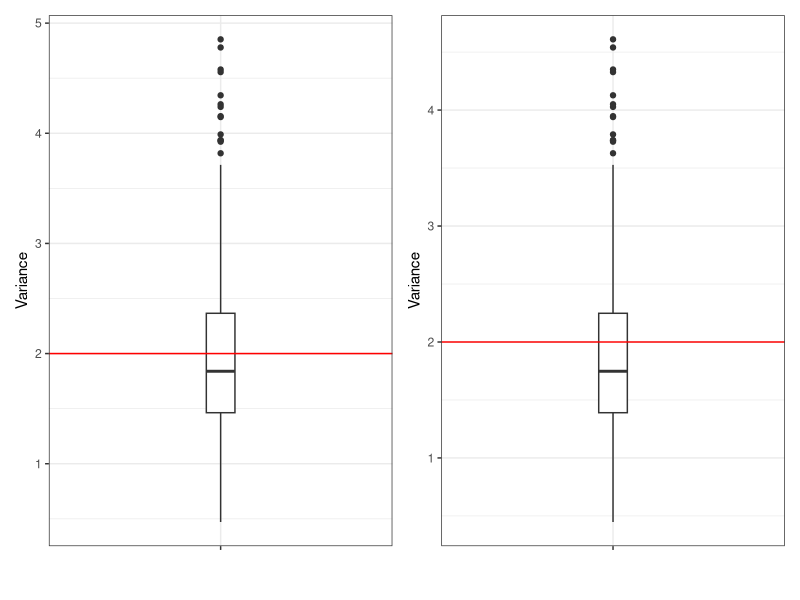

Reproduce this figure in R.
## ---- chunk 1
#| echo: false

default_chunk_hook  <- knitr::knit_hooks$get("chunk")

latex_font_size <- c("Huge", "huge", "LARGE", "Large", 
                     "large", "normalsize", "small", 
                     "footnotesize", "scriptsize", "tiny")

knitr::knit_hooks$set(chunk = function(x, options) {
  x <- default_chunk_hook(x, options)
  if(options$size %in% latex_font_size) {
    paste0("\n \\", options$size, "\n\n", 
      x, 
      "\n\n \\normalsize"
    )
  } else {
    x
  }
})
## ---- chunk 2
#| label: load-packages
#| include: false
library(tidyverse)
library(patchwork)
## ---- chunk 3
set.seed(7272)
n = 20
n.sims=1000
# Poisson 
lambda = 2
results_p = tibble(var=numeric(n.sims), not_var=numeric(n.sims))
for(i in 1:n.sims){
  x = rpois(n, lambda)
 (results_p$var[i] = var(x) ) # variance
 (results_p$not_var[i] = (n-1)/n * var(x)) # the not variance - avg. squared dist from mean
}

# Binomial
size = 50
p = (5-sqrt(21))/10
results_b = tibble(var=numeric(n.sims), not_var=numeric(n.sims))
for(i in 1:n.sims){
  x = rbinom(n, size, p)
 (results_b$var[i] = var(x) ) # variance
 (results_b$not_var[i] = (n-1)/n * var(x)) # the not variance - avg. squared dist from mean
}

# Normal

mean = 0
sd = sqrt(2)
results_n = tibble(var=numeric(n.sims), not_var=numeric(n.sims))
for(i in 1:n.sims){
  x = rnorm(n, mean, sd)
 (results_n$var[i] = var(x) ) # variance
 (results_n$not_var[i] = (n-1)/n * var(x)) # the not variance - avg. squared dist from mean
}

# Exponential
lambda = 1/sqrt(2)
results_e = tibble(var=numeric(n.sims), not_var=numeric(n.sims))
for(i in 1:n.sims){
  x = rexp(n, lambda)
 (results_e$var[i] = var(x) ) # variance
 (results_e$not_var[i] = (n-1)/n * var(x)) # the "not" variance - avg. squared dist from mean
}


## ---- chunk 4
# biases
bias_b = tibble(varbias = mean(results_b$var) - 2, notvarbias=mean(results_b$not_var) - 2)
bias_p = tibble(varbias = mean(results_p$var) - 2, notvarbias=mean(results_p$not_var) - 2)
bias_n = tibble(varbias = mean(results_n$var) - 2, notvarbias=mean(results_n$not_var) - 2)
bias_e = tibble(varbias = mean(results_e$var) - 2, notvarbias=mean(results_e$not_var) - 2)

# precisions
precision_b = tibble(var_prec = 1/var(results_b$var), notvar_prec = 1/var(results_b$not_var))
precision_p = tibble(var_prec = 1/var(results_p$var), notvar_prec = 1/var(results_p$not_var))
precision_n = tibble(var_prec = 1/var(results_n$var), notvar_prec = 1/var(results_n$not_var))
precision_e = tibble(var_prec = 1/var(results_e$var), notvar_prec = 1/var(results_e$not_var))

# MSE
mse_b = tibble(var_mse = (bias_b$varbias)^2 + var(results_b$var),
var_notmse = bias_b$notvarbias)^2 + var(results_b$not_var)
mse_p = tibble(var_mse = (bias_p$varbias)^2 + var(results_p$var),
var_notmse = bias_p$notvarbias)^2 + var(results_p$not_var)
mse_n = tibble(var_mse = (bias_n$varbias)^2 + var(results_n$var),
var_notmse = (bias_n$notvarbias)^2 + var(results_n$not_var))
mse_e = tibble(var_mse = (bias_e$varbias)^2 + var(results_e$var),
var_notmse = (bias_e$notvarbias)^2 + var(results_e$not_var))


# combining all calculated values into a tibble for each distrib
## ---- chunk 5
binom_var = ggplot(results_b) +
    geom_boxplot(aes(x="", y = var), width=.1) +
    geom_hline(yintercept = 2, color = "red") +
    theme_bw() + 
    labs(x = "", y="Variance")

binom_notvar = ggplot(results_b) +
    geom_boxplot(aes(x="", y = not_var), width=.1) +
    geom_hline(yintercept = 2, color = "red") +
    theme_bw() + 
    labs(x = "", y="Variance")

binom_var + binom_notvar
